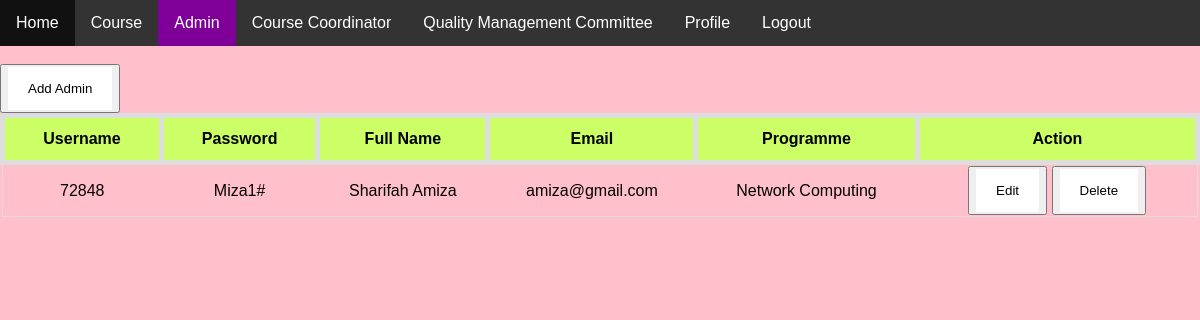
Screenshot of /admin.php (signed in) with the database file from the repository.
### tables this page shows
CREATE TABLE `user` (
  `userid` int(11) NOT NULL,
  `username` int(11) NOT NULL,
  `password` varchar(100) NOT NULL,
  `fullname` varchar(100) NOT NULL,
  `email` varchar(100) NOT NULL,
  `programme` varchar(100) NOT NULL
);

### admin.php (the view, shortened to what this page needs)
<?php
	$connect = mysqli_connect("localhost", "admin", "123456", "eCourse");
?>
<head>
</head>
<body>
	<nav class="nav-area">
		<ul>
			<li><a href="homepage_admin.php">Home</a></li>
			<li><a href="course.php">Course</a></li>
			<li><a class="active" href="admin.php">Admin</a></li>
			<li><a href="cc.php">Course Coordinator</a></li>
			<li><a href="qmc.php">Quality Management Committee</a></li>
			<li><a href="update_profile_admin.php">Profile</a></li>
			<li><a href="logout.php">Logout</a></li>
		</ul>
	</nav>
	<br>
	<button><a id="black" href="add_admin.php">Add Admin</a></button>
	<table class="table">
		<thead>
			<tr>
				<th>Username</th>
				<th>Password</th>
				<th>Full Name</th>
				<th>Email</th>
				<th>Programme</th>
				<th>Action</th>
			</tr>
		</thead>
		<tbody>
			<?php
				$query=mysqli_query($connect,"select * from user") or die(mysqli_error());
				while($row=mysqli_fetch_array($query)){
					$user_id=$row['userid'];
					?>
					<tr>
					<td><?php echo $row['username'];?></td>
					<td><?php echo $row['password'];?></td>
					<td><?php echo $row['fullname'];?></td>
					<td><?php echo $row['email'];?></td>
					<td><?php echo $row['programme'];?></td>
					<td>
						<button><a id="black" href="edit_admin.php<?php echo '?id=' . $user_id; ?>">Edit</a></button>
						<button><a id="black" href="delete_admin.php<?php echo '?id=' . $user_id; ?>">Delete</a></button>
					</td>
					</tr>
				<?php } ?>
		</tbody>
	</table>
</body>

### admin.php (style rules this page uses)
body { background-color:pink; padding: 14px 20px; border: none; width: 100%; margin: 0; padding: 0; font-family: Arial; height: 100vh; }
ul { list-style-type: none; margin: 0; padding: 0; overflow: hidden; background-color: #333; }
li { float: left; }
li a { display: block; color: white; text-align: center; padding: 14px 16px; text-decoration: none; }
.active { background-color: #7F0099; }
.table { font-family: Arial; border-collapse: collapse; width: 100%; border: 1px solid #ddd; padding: 8px; text-align: center; }
.table thead, .table th { border: 5px solid #ddd; padding: 10px; }
.table th { padding-top: 12px; padding-bottom: 12px; text-align: center; background-color: #ccff66; color: black; }
#black { background-color:#fff; color: black; padding: 14px 20px; text-decoration: none; display: inline-block;; }

### rows the page displays
user: username "72848", password "Miza1#", fullname "Sharifah Amiza", email "amiza@gmail.com", programme "Network Computing"
